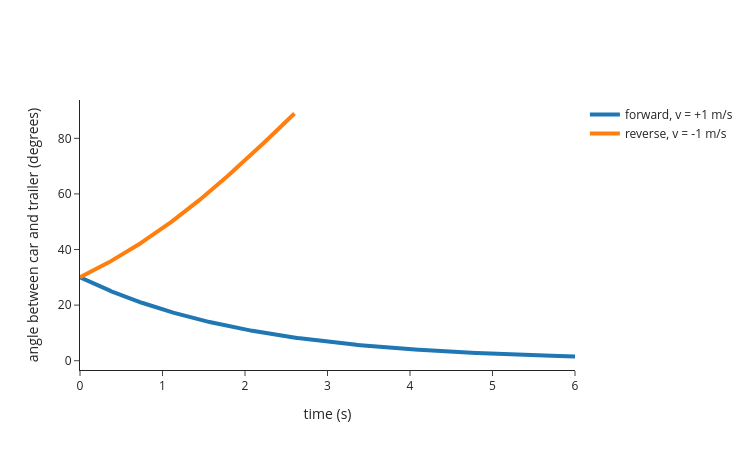

The notebook cell this image was saved under:
### Markdown cell above
## 6. A trailer, forward and reverse (Note, Section 8)

Trailer heading rate: θ₁' = (v / d₁) sin(θ₀ − θ₁), with d₁ = 2 m. The car drives straight at heading 40°; the trailer starts at 10°.

### Code cell
def angle_between(v, T, d1=2.0, dt=0.01):
    th0, th1, out = np.radians(40), np.radians(10), []
    for k in range(round(T / dt) + 1):
        out.append((k * dt, np.degrees(th0 - th1)))
        th1 += v / d1 * np.sin(th0 - th1) * dt
    return np.array(out)

print("rate at the start:", 1 / 2 * np.sin(np.radians(30)), "rad/s")   # 0.25
fig = go.Figure()
for v, name in [(1.0, "forward, v = +1 m/s"), (-1.0, "reverse, v = -1 m/s")]:
    a = angle_between(v, 6.0 if v > 0 else 2.6)
    fig.add_trace(go.Scatter(x=a[:, 0], y=a[:, 1], mode="lines", name=name, line=dict(width=4)))
fig.update_layout(xaxis_title="time (s)", yaxis_title="angle between car and trailer (degrees)",
                  template="simple_white", width=750, height=450)
fig.show()

### Figure 1 — Plotly figure (JSON) as saved in the notebook; plotly's stock layout.template omitted (floating-point values rounded to 4 significant figures; data arrays with more than 128 entries replaced by an {"elided": "..."} marker saying what was removed)
{"data": [{"line": {"width": 4}, "mode": "lines", "name": "forward, v = +1 m/s", "type": "scatter", "x": {"elided": "601 float values"}, "y": {"elided": "601 float values"}}, {"line": {"width": 4}, "mode": "lines", "name": "reverse, v = -1 m/s", "type": "scatter", "x": {"elided": "261 float values"}, "y": {"elided": "261 float values"}}], "layout": {"height": 450, "width": 750, "xaxis": {"title": {"text": "time (s)"}}, "yaxis": {"title": {"text": "angle between car and trailer (degrees)"}}}}
